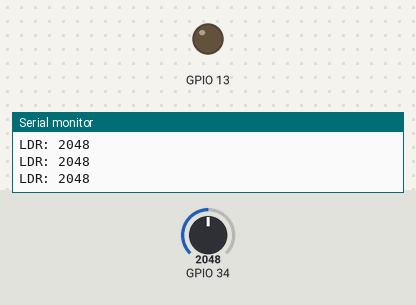
A sketch run on a simulated ESP32. On the bench: output pins drawn as LEDs (lit = HIGH), the last lines printed to the serial monitor. The inputs (shaded band) are chosen by the test bench; at power-on: GPIO 34 = 2048.

Above: at 1.2 s.
1.3 s: GPIO 34 set to 1571
2.8 s: GPIO 34 set to 1447
At 3.8 s:
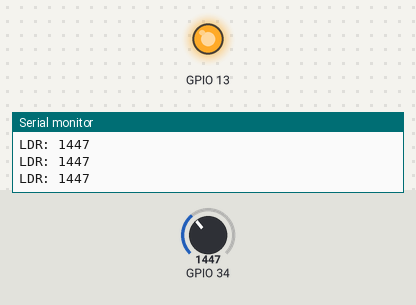
4.3 s: GPIO 34 set to 1540
At 5.0 s:
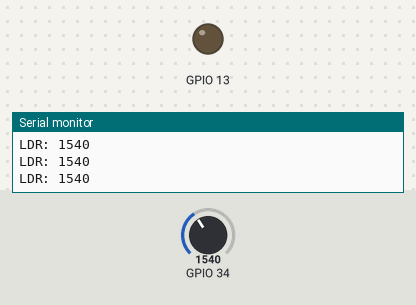
5.9 s: GPIO 34 set to 1460
At 6.3 s:
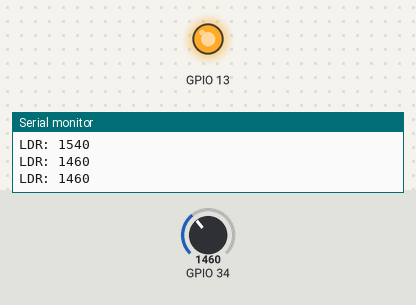
Timing chart, 0 to 8.5 s (numbered marks = the images above; inputs shaded):
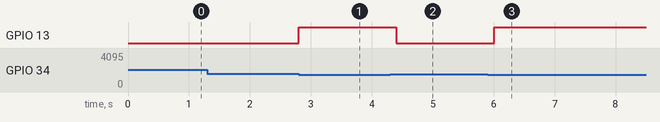

Measured:
- the behaviour switches between 1500 and 1499 on GPIO 34 (found by bisection; images 0 and 1)
- after the input at 2.8 s, GPIO 13: LOW → HIGH at once
- after the input at 4.3 s, GPIO 13: HIGH → LOW after 0.10 s
- after the input at 5.9 s, GPIO 13: LOW → HIGH after 0.11 s

The sketch:

01_smart_street_light_ldr.ino
```cpp
void setup() {
  Serial.begin(115200);
  pinMode(13, OUTPUT);
}
void loop() {
  int lightVal = analogRead(34);
  Serial.print("LDR: "); Serial.println(lightVal);
  if (lightVal < 1500) {
    digitalWrite(13, HIGH);
  } else {
    digitalWrite(13, LOW);
  }
  delay(200);
}
```
